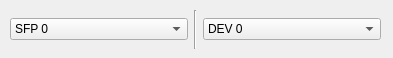
<?xml version="1.0" encoding="UTF-8"?>
<ui version="4.0">
 <class>SfpControl</class>
 <widget class="QWidget" name="SfpControl">
  <property name="geometry">
   <rect>
    <x>0</x>
    <y>0</y>
    <width>393</width>
    <height>58</height>
   </rect>
  </property>
  <property name="windowTitle">
   <string>Form</string>
  </property>
  <widget class="QWidget" name="layoutWidget">
   <property name="geometry">
    <rect>
     <x>10</x>
     <y>10</y>
     <width>371</width>
     <height>39</height>
    </rect>
   </property>
   <layout class="QHBoxLayout" name="horizontalLayout">
    <item>
     <widget class="QComboBox" name="cob_sfp">
      <item>
       <property name="text">
        <string>SFP 0</string>
       </property>
      </item>
      <item>
       <property name="text">
        <string>SFP 1</string>
       </property>
      </item>
      <item>
       <property name="text">
        <string>SFP 2</string>
       </property>
      </item>
      <item>
       <property name="text">
        <string>SFP 3</string>
       </property>
      </item>
      <item>
       <property name="text">
        <string>SFP All</string>
       </property>
      </item>
     </widget>
    </item>
    <item>
     <widget class="Line" name="line">
      <property name="orientation">
       <enum>Qt::Vertical</enum>
      </property>
     </widget>
    </item>
    <item>
     <widget class="QComboBox" name="cob_dev">
      <item>
       <property name="text">
        <string>DEV 0</string>
       </property>
      </item>
      <item>
       <property name="text">
        <string>DEV ALL</string>
       </property>
      </item>
     </widget>
    </item>
   </layout>
  </widget>
 </widget>
 <resources/>
 <connections/>
</ui>
